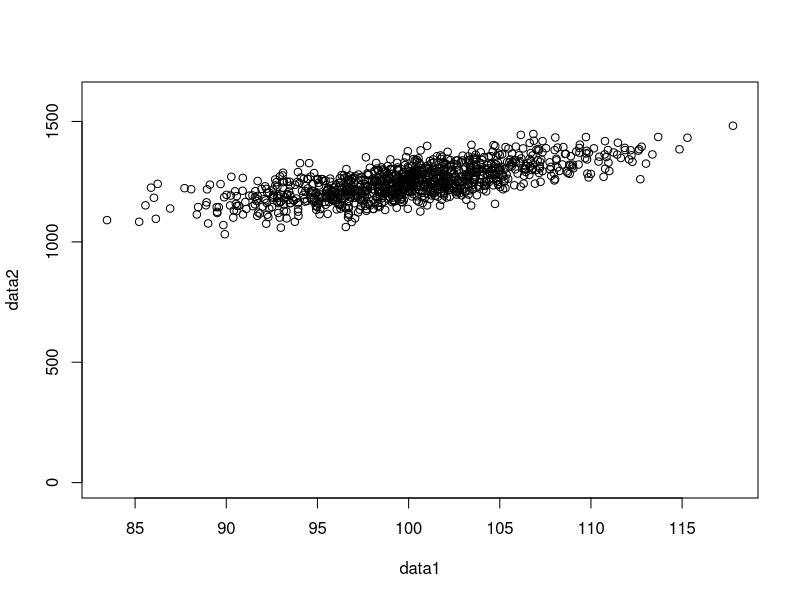
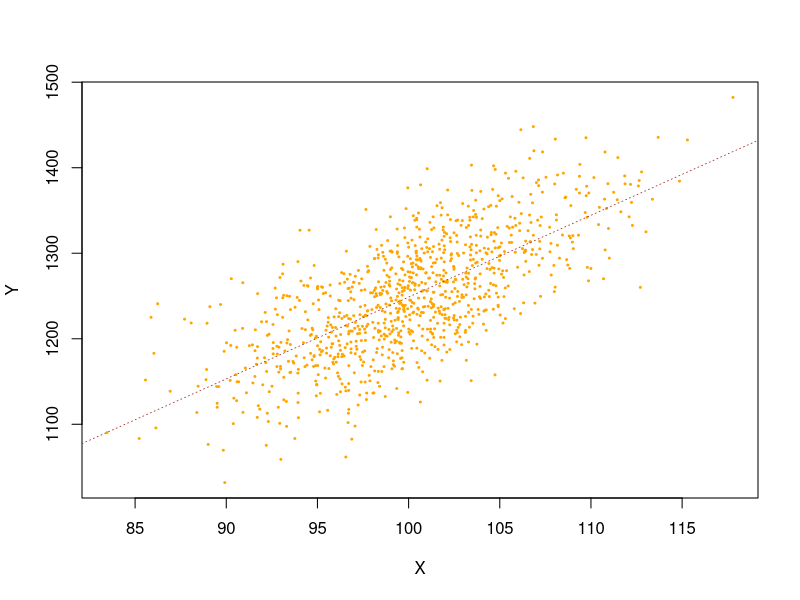

Reproduce these figures in R, in order.
############################################################
# ECON 346 NEIU
# Regression Example: lm() function and matrix ("by hand")
############################################################

#Generate 1000 observations of random data
data1<-rnorm(1000,mean=100,sd=5)
head(data1)

#Generate 1000 observations based on Y = 250 + 10X + e
data2<-250+10*data1+rnorm(1000,mean=0,sd=50)
plot(data1,data2,ylim=c(0,1600))

#Make dataframe, plot; add regression line
dataset<-as.data.frame(cbind(data1,data2))
colnames(dataset)<-c("X","Y")
plot(dataset,pch=20,cex=.4,col="orange")
abline(lm(dataset$Y~dataset$X),lty=3,col="brown",lwd=.8)

#Now calculate a bivariate regression
reg1<-lm(dataset$Y~dataset$X)
summary(reg1)

#Do the regression "by hand" as a matrix: Beta = [(X'X)-1](X'Y)
regdata<-cbind(rep(1,nrow(dataset)),dataset)
is.matrix(regdata)
regdata<-as.matrix(regdata)
X<-regdata[,1:2]
colnames(X)[1]<-"Constant"
Y<-regdata[,3]
betas<-solve(t(X)%*%X)%*%t(X)%*%Y
betas

#Calculate predicted value: X*beta
yhat<-X%*%betas

#And the residuals
resid<-Y-yhat


#Get Residual Sum of Squares (RSS) and Explained Sum of Squares (ESS); the sum is Total (TSS)
###  This gives you R2
#Also get SE of the Regression: e'e/(N-k)
RSS<-t(resid)%*%resid
S2<-RSS/(length(Y)-ncol(X))
ESS<-sum((yhat-mean(Y))^2)
R2<-ESS/(RSS+ESS)

#Make a Variance-Covariance Matrix
vcovmatrix<-sqrt(solve(t(X)%*%X)*as.numeric(S2))
vcovmatrix

#Use to make SE and T-stat; combine into a nice table
se<-diag(vcovmatrix)
tstat<-betas/se
table<-round(cbind(betas,se,tstat),3)
table<-rbind(table,c(round(R2,3),"",""))
colnames(table)<-c("Beta","SE","T")
rownames(table)[3]<-"R2"
noquote(table)


##In case you want to see Ybar
#abline(h=mean(Y),col="red",lty=5,lwd=0.6)


####
#Regression with one more variable
#Make one more variable that is unrelated
Z<-rnorm(1000,mean=20,sd=15)
dataset<-cbind(dataset,Z)

#Add to regression
reg2<-lm(Y~X+Z,data=dataset)
summary(reg2)

##Is Z significant? What happens to R2?